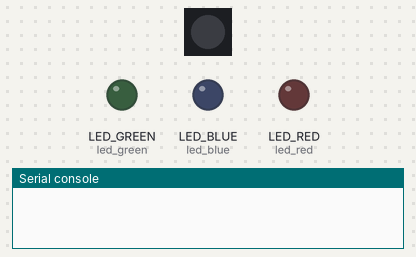
The program below on a simulated CircuitPython board. Shown: 1 RGB LEDs in strip order, left to right, output pins drawn as LEDs (lit = HIGH), the last lines printed to the serial console. Dim RGB values are drawn brighter than linear.

Above: at 6.5 s.
At 7.4 s:
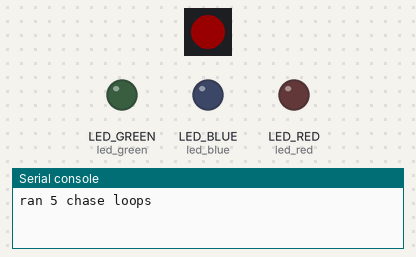
At 8.0 s:
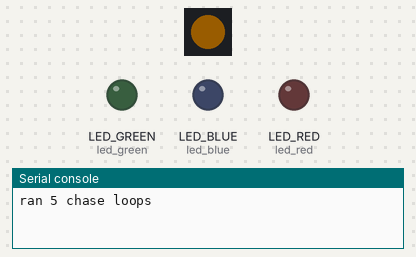
At 8.6 s:
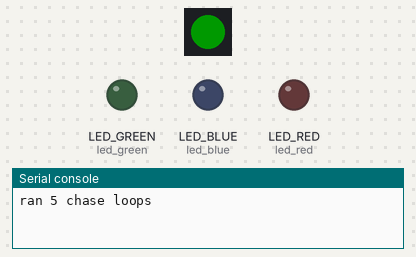
At 9.2 s:
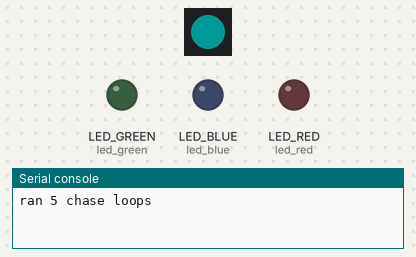
At 9.8 s:
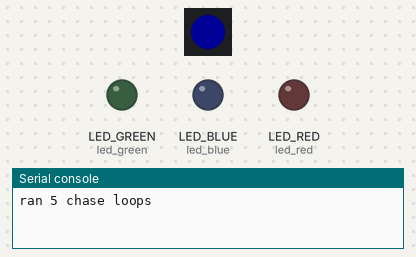
Timing chart, 0 to 13.8 s (numbered marks = the images above):
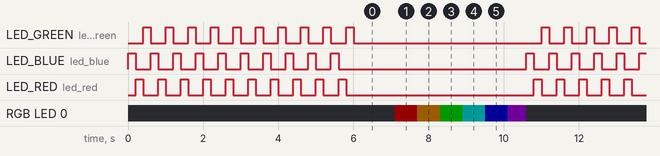

Measured:
- by itself, LED_GREEN (led_green), LED_BLUE (led_blue), LED_RED (led_red): repeats every 10.6 s: 9 × (LOW 0.40 s, HIGH 0.20 s), LOW 5.0 s, HIGH 0.20 s
- by itself, RGB LED 0: repeats every 10.6 s: RGB(25, 15, 0) 0.60 s, RGB(0, 25, 0) 0.60 s, RGB(0, 25, 25) 0.60 s, RGB(0, 0, 25) 0.60 s, RGB(18, 0, 25) 0.50 s, off 7.1 s, RGB(25, 0, 0) 0.60 s
- by itself, everything shown: repeats every 10.6 s, in 37 steps

The program:

neopixel_demo.py
```python
# Write your code here :-)
import time
import board
import digitalio
import neopixel

led_blue = digitalio.DigitalInOut(board.LED_BLUE)
led_red = digitalio.DigitalInOut(board.LED_RED)
led_green = digitalio.DigitalInOut(board.LED_GREEN)
leds = [led_blue,led_red,led_green]

pixel_pin = board.NEOPIXEL #The neopixel can be accessed in this way
num_pixels = 1 #only one pixel

pixels = neopixel.NeoPixel(pixel_pin, num_pixels, brightness=0.1, auto_write=False)


def color_chase(color, wait):
    for i in range(num_pixels):
        pixels[i] = color
        time.sleep(wait)
        pixels.show()
    time.sleep(0.5)


RED = (255, 0, 0)
YELLOW = (255, 150, 0)
GREEN = (0, 255, 0)
CYAN = (0, 255, 255)
BLUE = (0, 0, 255)
PURPLE = (180, 0, 255)


for led in leds:
    led.direction = digitalio.Direction.OUTPUT

while True:
    for _ in range(10):
        for led in leds:
            led.value = True
            time.sleep(0.2)
            led.value = False
    time.sleep(1)
    print("ran 5 chase loops")


    color_chase(RED, 0.1)  # Increase the number to slow down the color chase
    color_chase(YELLOW, 0.1)
    color_chase(GREEN, 0.1)
    color_chase(CYAN, 0.1)
    color_chase(BLUE, 0.1)
    color_chase(PURPLE, 0.1)
    pixels[0] = (0,0,0)
    pixels.show()
```
